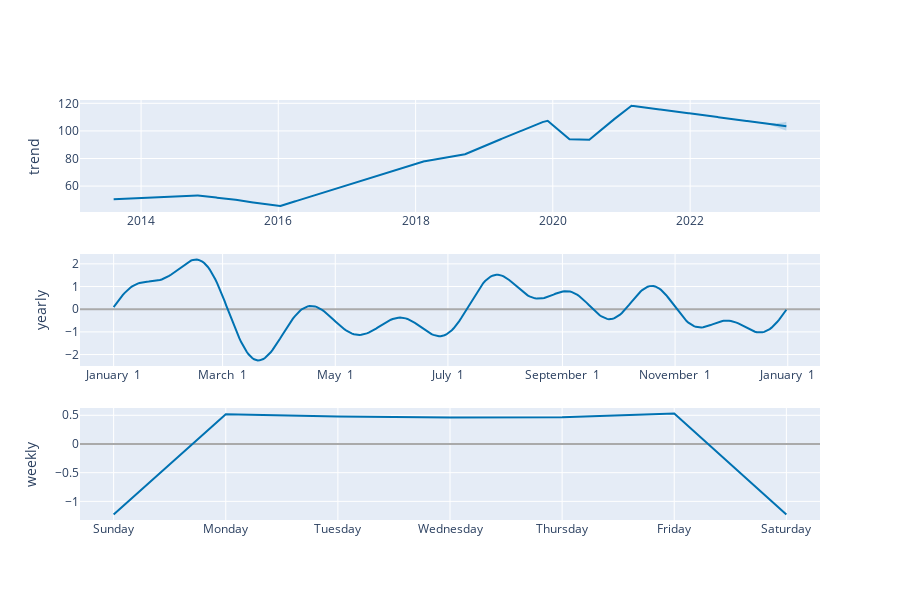

The code cell stored with this chart in its notebook:
### Code cell
plot_components_plotly(m, forecast)

### Figure 1 — Plotly figure (JSON) as saved in the notebook; plotly's stock layout.template omitted (floating-point values rounded to 4 significant figures; data arrays with more than 128 entries replaced by an {"elided": "..."} marker saying what was removed)
{"data": [{"line": {"color": "#0072B2", "width": 2}, "mode": "lines", "name": "trend", "type": "scatter", "x": {"elided": "2477 str values"}, "xaxis": "x", "y": {"elided": "2477 float values"}, "yaxis": "y"}, {"line": {"color": "rgba(0, 114, 178, 0.2)", "width": 0}, "mode": "lines", "name": "trend_upper", "type": "scatter", "x": {"elided": "2477 str values"}, "xaxis": "x", "y": {"elided": "2477 float values"}, "yaxis": "y"}, {"fill": "tonexty", "fillcolor": "rgba(0, 114, 178, 0.2)", "line": {"color": "rgba(0, 114, 178, 0.2)", "width": 0}, "mode": "lines", "name": "trend_lower", "type": "scatter", "x": {"elided": "2477 str values"}, "xaxis": "x", "y": {"elided": "2477 float values"}, "yaxis": "y"}, {"line": {"color": "#0072B2", "width": 2}, "mode": "lines", "name": "yearly", "type": "scatter", "x": {"elided": "365 str values"}, "xaxis": "x2", "y": {"elided": "365 float values"}, "yaxis": "y2"}, {"line": {"color": "#0072B2", "width": 2}, "mode": "lines", "name": "weekly", "type": "scatter", "x": ["2017-01-01T00:00:00", "2017-01-02T00:00:00", "2017-01-03T00:00:00", "2017-01-04T00:00:00", "2017-01-05T00:00:00", "2017-01-06T00:00:00", "2017-01-07T00:00:00"], "xaxis": "x3", "y": [-1.227, 0.516, 0.4797, 0.4609, 0.4679, 0.5294, -1.227], "yaxis": "y3"}], "layout": {"height": 600, "showlegend": false, "width": 900, "xaxis": {"anchor": "y", "domain": [0, 1], "range": ["2013-02-10T00:00:00", "2023-11-23T00:00:00"], "type": "date"}, "xaxis2": {"anchor": "y2", "domain": [0, 1], "range": ["2016-12-13T18:54:02.958904", "2018-01-18T11:04:57.863013"], "tickformat": "%B %e", "type": "date"}, "xaxis3": {"anchor": "y3", "domain": [0, 1], "range": ["2016-12-31T16:48:00", "2017-01-07T07:12:00"], "tickformat": "%A", "type": "date"}, "yaxis": {"anchor": "x", "domain": [0.7333, 1], "rangemode": "normal", "title": {"text": "trend"}, "zerolinecolor": "#AAA"}, "yaxis2": {"anchor": "x2", "domain": [0.3667, 0.6333], "title": {"text": "yearly"}, "zerolinecolor": "#AAA"}, "yaxis3": {"anchor": "x3", "domain": [0, 0.2667], "title": {"text": "weekly"}, "zerolinecolor": "#AAA"}}}
